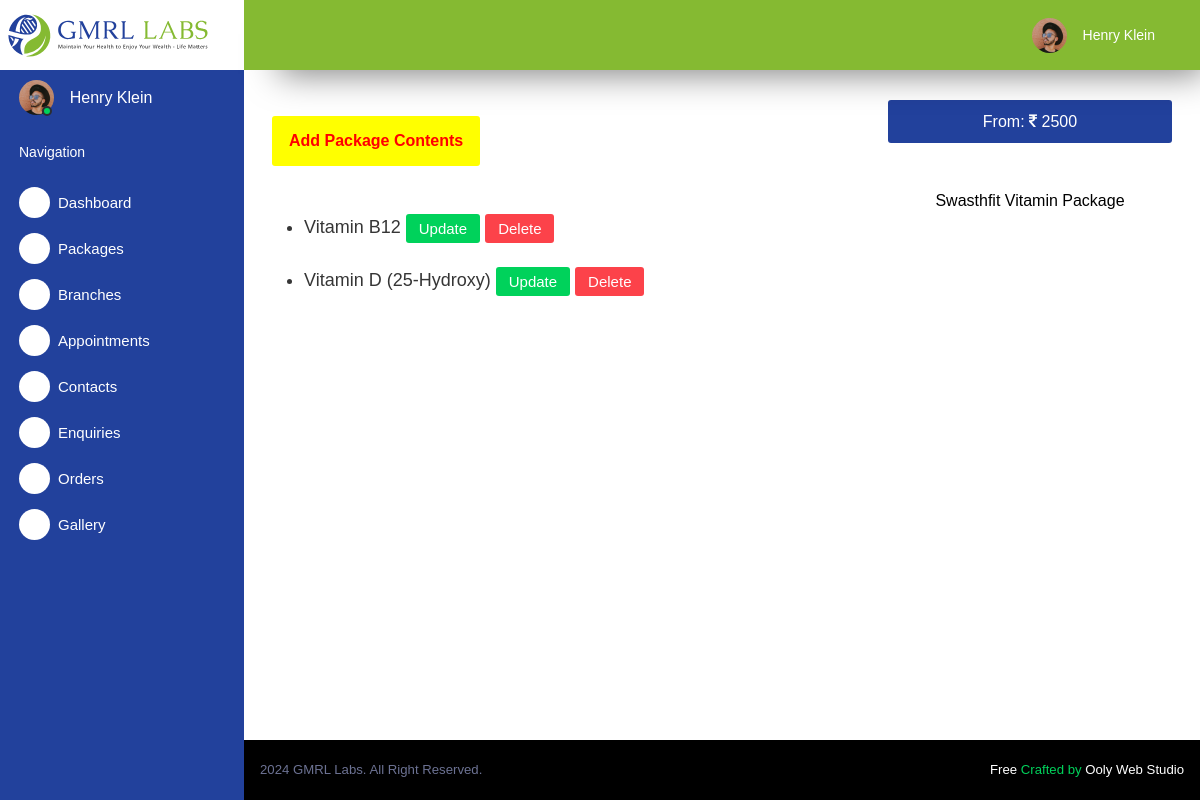
The app's page /admin_package_view/Swasthfit Vitamin Package with its own data.
### app/models.py (models this page shows, shortened)
class Subpackage(models.Model):
    name=models.ForeignKey(Package,on_delete=models.CASCADE)
    content=models.CharField(max_length=255)

class Package(models.Model):
    name=models.CharField(max_length=255,unique=True)
    image=models.CharField(max_length=3055)
    price=models.IntegerField()
    branch=models.ForeignKey(Branch,on_delete=models.CASCADE)
    def __str__(self):
        return self.name

### app/views.py (the view, shortened to what this page needs)
# urls.py: path('admin_package_view/<str:name>', views.admin_package_view, name='admin_package_view'),
def admin_package_view(request, name):
    context = {}
    form = Subpackage_form()
    subpackage = Subpackage.objects.all()
    context['subpackage'] = subpackage
    context['form'] = form
    context['data'] = Package.objects.get(name=name)
    return render(request, 'admin_page/admin_package_view.html', context)

### app/templates/admin_page/admin_package_view.html (shortened to what this page needs)
<!DOCTYPE html>
<html lang="en">
  {% load static %}
  <head>
    <link href="https://cdn.jsdelivr.net/npm/bootstrap@5.2.3/dist/css/bootstrap.min.css" rel="stylesheet">
    <link rel="stylesheet" href="https://cdnjs.cloudflare.com/ajax/libs/font-awesome/6.0.0/css/all.min.css"
    />
    <link rel="stylesheet" href="https://maxcdn.bootstrapcdn.com/font-awesome/4.4.0/css/font-awesome.min.css">
    <link
    rel="stylesheet"
    href="https://cdn.jsdelivr.net/npm/swiper@11/swiper-bundle.min.css"
  />
    <link rel="stylesheet" href="{% static 'admin_page/assets/vendors/mdi/css/materialdesignicons.min.css' %}">
    <link rel="stylesheet" href="{% static 'admin_page/assets/vendors/css/vendor.bundle.base.css' %}">
    <link rel="stylesheet" href="{% static 'admin_page/assets/vendors/jvectormap/jquery-jvectormap.css' %}">
    <link rel="stylesheet" href="{% static 'admin_page/assets/vendors/flag-icon-css/css/flag-icon.min.css' %}">
    <link rel="stylesheet" href="{% static 'admin_page/assets/vendors/owl-carousel-2/owl.carousel.min.css' %}">
    <link rel="stylesheet" href="{% static 'admin_page/assets/vendors/owl-carousel-2/owl.theme.default.min.css' %}">
    <link rel="stylesheet" href="{% static 'admin_page/assets/css/style.css' %}">
    <link rel="stylesheet" href="{% static 'admin_page/css/admin_style.css' %}">
  </head>
  <body>
    <div class="container-scroller">
      <nav class="sidebar sidebar-offcanvas" id="sidebar">
        <div class="sidebar-brand-wrapper d-none d-lg-flex align-items-center justify-content-center fixed-top">
          <a class="sidebar-brand brand-logo" href="/admin_page/"><img src="{% static 'admin_page/img/gmrl-logo.svg' %}" alt="logo" style="width: 200px; height: 55px;"/></a>
        </div>
        <ul class="nav">
          <li class="nav-item profile">
            <div class="profile-desc">
              <div class="profile-pic">
                <div class="count-indicator">
                  <img class="img-xs rounded-circle " src="{% static 'admin_page/assets/images/faces/face15.jpg' %}" alt="">
                  <span class="count bg-success"></span>
                </div>
                <div class="profile-name">
                  <h5 class="mb-0 font-weight-normal">Henry Klein</h5>
                </div>
              </div>
              <a href="#" id="profile-dropdown" data-toggle="dropdown"><i class="mdi mdi-dots-vertical text-white"></i></a>
            </div>
          </li>
          <li class="nav-item nav-category">
            <span class="nav-link text-white">Navigation</span>
          </li>
          <li class="nav-item menu-items">
            <a class="nav-link" href="/admin_page/">
              <span class="menu-icon">
                <i class="mdi mdi-speedometer"></i>
              </span>
              <span class="menu-title">Dashboard</span>
            </a>
          </li>
          <li class="nav-item menu-items">
            <a class="nav-link" href="/admin_packages/">
              <span class="menu-icon">
                <i class="mdi mdi-file-document-box"></i>
              </span>
              <span class="menu-title">Packages</span>
            </a>
          </li>
          <li class="nav-item menu-items">
            <a class="nav-link" href="/admin_branches/">
              <span class="menu-icon">
                <i class="mdi mdi-home"></i>
              </span>
              <span class="menu-title">Branches</span>
            </a>
          </li>
          <li class="nav-item menu-items">
            <a class="nav-link" href="/admin_appointments_view/">
              <span class="menu-icon">
                <i class="mdi mdi-clipboard-plus"></i>
              </span>
              <span class="menu-title">Appointments</span>
            </a>
          </li>
          <li class="nav-item menu-items">
            <a class="nav-link" href="/admin_contacts_view/">
              <span class="menu-icon">
                <i class="mdi mdi-contacts"></i>
              </span>
              <span class="menu-title">Contacts</span>
            </a>
          </li>
          <li class="nav-item menu-items">
            <a class="nav-link" href="/admin_enquiries_view/">
              <span class="menu-icon">
                <i class="mdi mdi-contacts"></i>
              </span>
              <span class="menu-title">Enquiries</span>
            </a>
          </li>
          <li class="nav-item menu-items">
            <a class="nav-link" href="/admin_orders_view/">
              <span class="menu-icon">
                <i class="mdi mdi-file-document-box"></i>
              </span>
              <span class="menu-title">Orders</span>
            </a>
          </li>
          <li class="nav-item menu-items">
            <a class="nav-link" href="/admin_gallery_view/">
              <span class="menu-icon">
                <i class="mdi mdi-camera"></i>
              </span>
              <span class="menu-title">Gallery</span>
            </a>
          </li>
        </ul>
      </nav>
      <div class="container-fluid page-body-wrapper">
        <nav class="navbar p-0 fixed-top d-flex flex-row">
          <div class="navbar-menu-wrapper flex-grow d-flex align-items-stretch">
            <button class="navbar-toggler navbar-toggler align-self-center text-black" type="button" data-toggle="minimize">
              <span class="mdi mdi-menu text-black"></span>
            </button>
            <ul class="navbar-nav w-100">
            </ul>
            <ul class="navbar-nav navbar-nav-right">
              <li class="nav-item dropdown">
                <a class="nav-link" id="profileDropdown" href="#" data-toggle="dropdown">
                  <div class="navbar-profile">
                    <img class="img-xs rounded-circle" src="{% static 'admin_page/assets/images/faces/face15.jpg' %}" alt="">
                    <p class="mb-0 d-none d-sm-block navbar-profile-name">Henry Klein</p>
                    <i class="mdi mdi-menu-down d-none d-sm-block text-black"></i>
                  </div>
                </a>
              </li>
            </ul>
          </div>
        </nav>
        <div class="main-panel">
          <div class="content-wrapper">
            <div class="row">
              <div class="col-lg-8 col-md-12">
                <div class="add-content mt-3">
                  {% include 'admin_page/add_contents.html' %}
                  </div>
                  <ul class="pack-lists mt-5">
                  {% for i in subpackage %}
                  {% if i.name == data %}
                    <li class="mt-4 ">{{i.content}}   {% include 'admin_page/update_contents.html' %} </li>
                    {% endif %}
              {% endfor %}
                  </ul>
              </div>
              <div class="col-lg-4 col-md-12">
                <h5 class="package-price">From:  <i class="fa fa-rupee"></i>  {{data.price}}</h5>
                <h5 class="text-center mt-3 text-black">{{data.name}}</h3>
              </div>
              </div>
              </div>
              <footer class="footer">
                <div class="d-sm-flex justify-content-center justify-content-sm-between">
                  <span class="text-muted d-block text-center text-sm-left d-sm-inline-block">2024 GMRL Labs. All Right Reserved.</span>
                  <span class="float-none float-sm-right d-block mt-1 mt-sm-0 text-center"> Free <a href="https://www.bootstrapdash.com/bootstrap-admin-template/" target="_blank">Crafted by</a> Ooly Web Studio</span>
                </div>
              </footer>
            </div>
        </div>
      </div>
  </body>
</html>

### app/templates/admin_page/update_contents.html (shortened to what this page needs)
<a href="" data-bs-toggle="modal" data-bs-target="#updateContentModal_{{i.id}}" class="btn bg-success text-white class content-btn">Update</a>
<a href="" data-bs-toggle="modal" data-bs-target="#deleteContentModal_{{i.id}}" class="btn bg-danger text-white content-btn">Delete</a>

### app/static/admin_page/css/admin_style.css (style rules this page uses)
a { text-decoration: none; }
.package-price { background-color: #22419c; text-align: center; color: #fff; border-radius: 3px; font-size: 16px; padding: 12px 0px; }
.pack-lists li { color: #363636; font-size: 18px; line-height: 1.5; margin-top: 5px; }
.navbar { background-color: #85ba32; }

### records on screen
Subpackage: content "Vitamin B12"
Subpackage: content "Vitamin D (25-Hydroxy)"
Package: price "2500", name "Swasthfit Vitamin Package"
